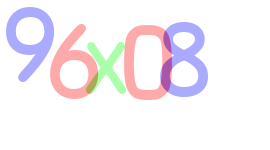
#> input picture solving/4.png, 270 x 150 px
$ python make_train_data.py
#> lines starting #> are read from the running program, lines starting #| are printed output that depends on the picture; after the words box and inside, x2 and y2 are one past the last pixel; in counts of white or black regions, pixels touching at a corner belong together
#> further down, image is the input picture: shape (150, 270, 3); mean B, G, R 246.1, 240.7, 245.7
### solving/utils.py
import cv2
import numpy as np

BLUE=0
GREEN=1
RED=2

#특정한 색상의 모든 단어가 포함된 이미지를 추출합니다.
def get_chars(image,color):
    other_1=(color+1)%3
    other_2=(color+2)%3
#불러온 색상값을 파란색이라고 했을 때,
    c=image[:,:,other_1]==255 #초록색 영역을 선택
    image[c]=[0,0,0] #검은색으로 !
    c = image[:, :, other_2] == 255 # 빨간색 영역을 선택
    image[c] = [0, 0, 0] # 검은색으로 !
    c = image[:,:,color] <170 # 나머지 부분(섞인부분)도 !
    image[c] = [0, 0, 0] # 검은색으로 !
    c = image[:,:,color] != 0 # 파란색인부분을 선택
    image[c] = [255, 255, 255] # 하얀색으로 !
    return image

def extract_chars(image):
    chars=[]
    colors=[BLUE,GREEN,RED]
    for color in colors:
        image_from_one_color=get_chars(image.copy(),color) #이미지를 색상별로 추출
        image_gray=cv2.cvtColor(image_from_one_color,cv2.COLOR_BGR2GRAY)#추출된 이미지를 gray색상으로 변경
        ret,thresh=cv2.threshold(image_gray,127,255,0)#컨투어링을 위해 흑백으로 나
        #RETR_EXTERNAL 옵션으로 숫자의 외각을 기준으로 분리
        contours, _ = cv2.findContours(thresh, cv2.RETR_EXTERNAL, cv2.CHAIN_APPROX_SIMPLE)

        for contour in contours:
            #추출된 이미지 크기가 50이상인 경우만 실제 문잦 데이터인 것으로 파악
            #쓰레기값들을 삭제해주기 위
            area = cv2.contourArea(contour)
            if area>50:
                x,y,width,height=cv2.boundingRect(contour)
                roi=image_gray[y:y+height,x:x+width]
                chars.append((x, roi))
                #추출한 이미지를 x축을 기준으 순서대로 정렬을 해준다.
                chars=sorted(chars, key=lambda char:char[0])
#> this loop made 3 passes
#> pass 1, in get_chars, `c=image[:,:,other_1]==255`:
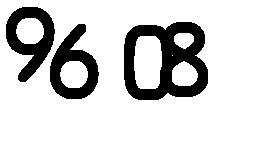
#> c: shape (150, 270) bool; 82.5% white; 3 black regions, box (x1, y1, x2, y2) and area: (124, 22, 208, 100) 3616, (6, 7, 55, 82) 1749, (50, 24, 99, 99) 1740
#> pass 1, in get_chars, `c = image[:, :, other_2] == 255`:
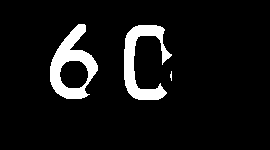
#> c: shape (150, 270) bool; 7.6% white; 3 white regions (1 under 20 px), largest, box (x1, y1, x2, y2) and area: (50, 24, 98, 99) 1584, (124, 25, 172, 100) 1470
#> pass 1, in get_chars, `c = image[:,:,color] <170`:
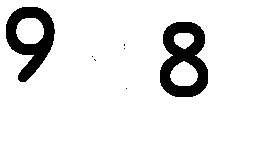
#> c: shape (150, 270) bool; 90.4% white; 7 black regions (5 under 20 px), largest, box (x1, y1, x2, y2) and area: (160, 22, 208, 97) 2126, (6, 7, 55, 82) 1749
#> after the loop:
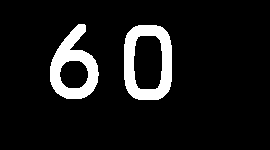
#> image_from_one_color: shape (150, 270, 3); 9.1% white; 2 white regions, box (x1, y1, x2, y2) and area: (124, 25, 172, 100) 1926, (50, 24, 99, 99) 1740
#> after the loop, chars = 5 items
    return chars
#추출한 이미지를 모두 동일한 크기인 20*20으로 바꿔줌
def resize20(image):
    resized=cv2.resize(image,(20,20))
    return resized.reshape(-1,400).astype(np.float32)

### solving/make_train_data.py
import os
import cv2
import utils
# training_data 폴더 생성 및 그 내부에 0, 1, 2, 3, 4, 5, 6, 7, 8, 9, 10, 11, 12 폴더 생성

image = cv2.imread("4.png")
chars = utils.extract_chars(image)
#> chars = 5 items
for char in chars:
    cv2.imshow('Image', char[1])
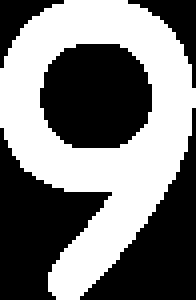
#> window 'Image': shape (75, 49) (shown 4 times larger); 47.6% white; 1 white region, box (x1, y1, x2, y2) and area: (0, 0, 49, 75) 1749
    input = cv2.waitKey(0)
#> (key Esc is pressed here)
    resized = cv2.resize(char[1], (20, 20))
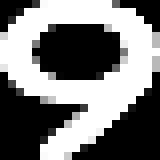
#> resized: shape (20, 20) (shown 8 times larger); min 0, max 255, mean 121.4
    if input >= 48 and input <= 57:
        name = str(input - 48)
        file_count = len(next(os.walk('./training_data/' + name + '/'))[2])
        cv2.imwrite('./training_data/' + str(input - 48) + '/' +
        str(file_count + 1) + '.png', resized)
    elif input == ord('a') or input == ord('b') or input == ord('c'):
        name = str(input - ord('a') + 10)
        file_count = len(next(os.walk('./training_data/' + name + '/'))[2])
        cv2.imwrite('./training_data/' + name + '/' +
        str(file_count + 1) + '.png', resized)
